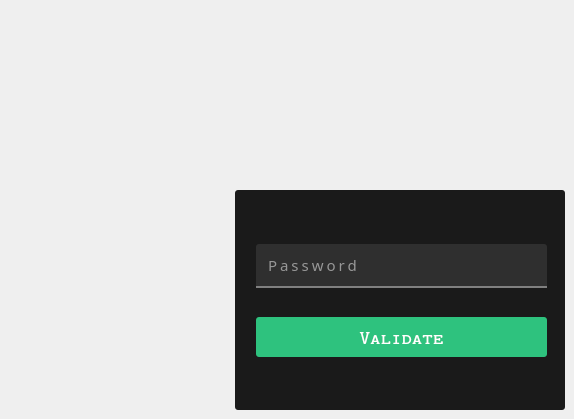
     <widget class="QWidget" name="page_1">
      <widget class="QFrame" name="frame_4">
       <property name="geometry">
        <rect>
         <x>235</x>
         <y>190</y>
         <width>330</width>
         <height>220</height>
        </rect>
       </property>
       <property name="styleSheet">
        <string notr="true">background-color: rgb(26,26,26);

border-radius:3px;</string>
       </property>
       <property name="frameShape">
        <enum>QFrame::StyledPanel</enum>
       </property>
       <property name="frameShadow">
        <enum>QFrame::Raised</enum>
       </property>
       <widget class="QWidget" name="verticalLayoutWidget_3">
        <property name="geometry">
         <rect>
          <x>16</x>
          <y>26</y>
          <width>301</width>
          <height>171</height>
         </rect>
        </property>
        <layout class="QVBoxLayout" name="verticalLayout_3">
         <property name="leftMargin">
          <number>5</number>
         </property>
         <property name="topMargin">
          <number>5</number>
         </property>
         <property name="rightMargin">
          <number>5</number>
         </property>
         <property name="bottomMargin">
          <number>5</number>
         </property>
         <item>
          <widget class="QLineEdit" name="lineEdit">
           <property name="font">
            <font>
             <family>Poppins</family>
             <pointsize>-1</pointsize>
             <bold>false</bold>
            </font>
           </property>
           <property name="styleSheet">
            <string notr="true">font-family: 'Poppins', sans-serif;
padding: 0px 10px ;  
outline: none;
border:none;
border-bottom:2px solid gray;
border-top-left-radius: 3px;
border-top-right-radius: 3px;
border-bottom-left-radius: 0px;
border-bottom-right-radius: 0px;
font-size: 15px;
font-weight: 400;
background-color:rgba(53, 53, 53, 0.8);
color: #fff;
letter-spacing:3px;
height:42px;</string>
           </property>
           <property name="echoMode">
            <enum>QLineEdit::Password</enum>
           </property>
           <property name="alignment">
            <set>Qt::AlignLeading|Qt::AlignLeft|Qt::AlignVCenter</set>
           </property>
           <property name="placeholderText">
            <string>Password</string>
           </property>
          </widget>
         </item>
         <item>
          <widget class="QPushButton" name="bnt_validate">
           <property name="font">
            <font>
             <family>Latin Modern Mono Caps</family>
             <pointsize>15</pointsize>
             <bold>true</bold>
            </font>
           </property>
           <property name="styleSheet">
            <string notr="true">background-color: rgb(46, 194, 126);
border-radius:3px;
color:white;
font-weight:bold;
height:40px;
</string>
           </property>
           <property name="text">
            <string>Validate</string>
           </property>
          </widget>
         </item>
        </layout>
       </widget>
      </widget>
     </widget>
